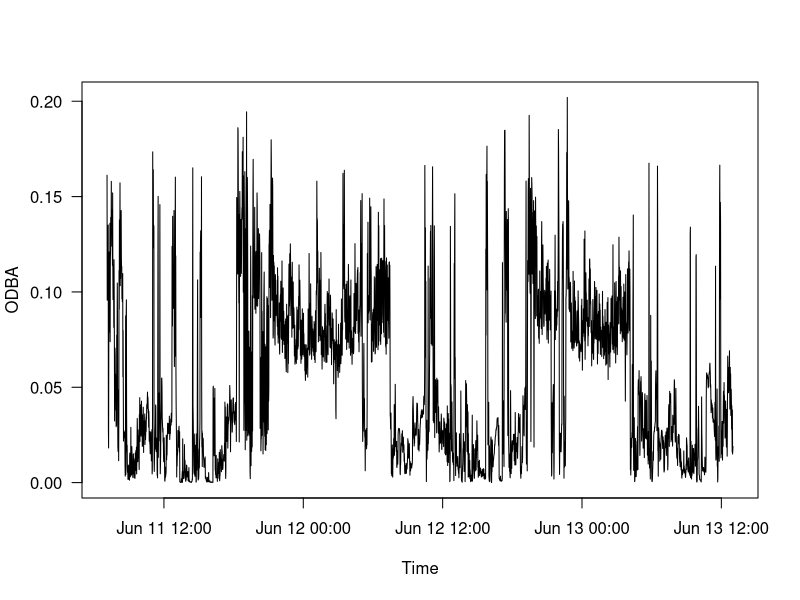
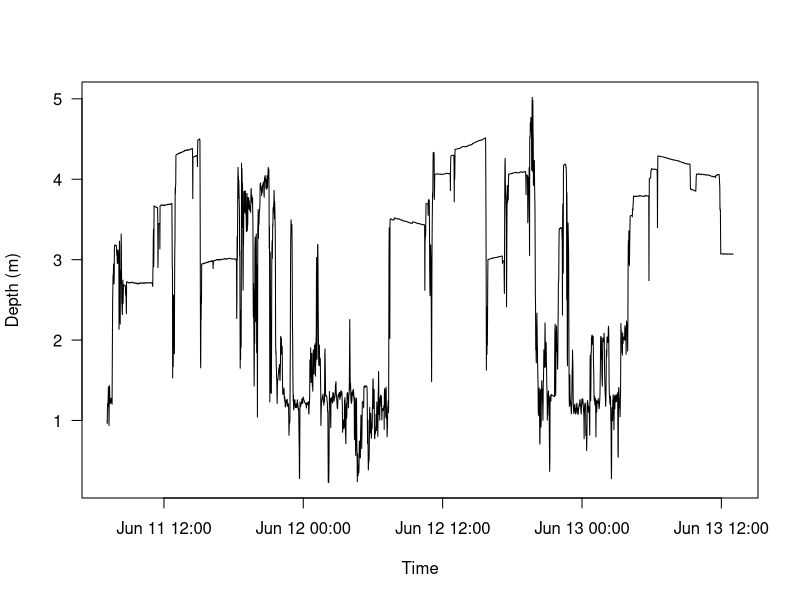
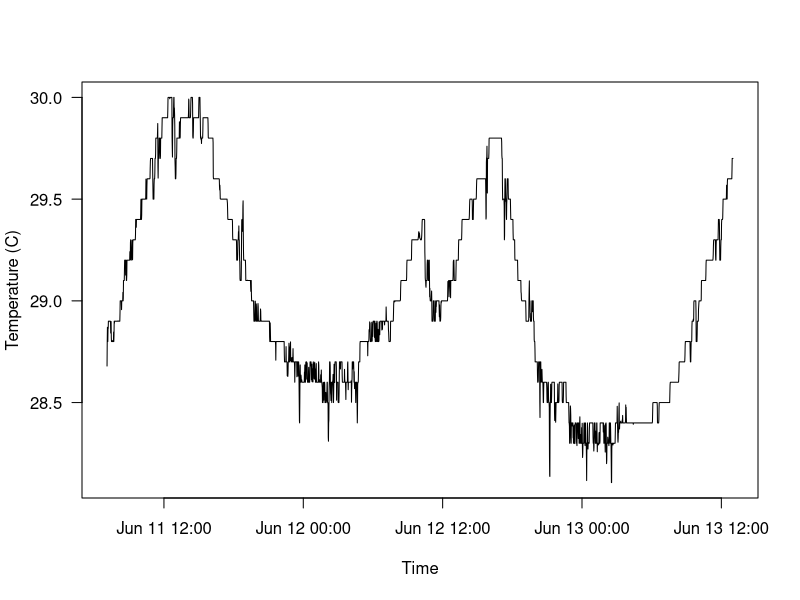

These figures' R source, in order:
## ---- chunk 1
knitr::opts_chunk$set(echo = TRUE)
## ---- chunk 2
stingray <- read.csv("Stingray10_updated.csv")
head(stingray)
## ---- chunk 3
stingray$Date_Time <- as.POSIXct(stingray$Date_Time, tz="America/Belize")
## ---- chunk 4
# ODBA through time
plot(stingray$ODBA ~ stingray$Date_Time, 
     ty="l", las=1,
     xlab= "Time", ylab="ODBA")
# Depth through time
plot(stingray$Depth ~ stingray$Date_Time, 
     ty="l", las=1,
     xlab= "Time", ylab="Depth (m)")
# Temperature through time
plot(stingray$Temp ~ stingray$Date_Time, 
     ty="l", las=1,
     xlab= "Time", ylab="Temperature (C)")
